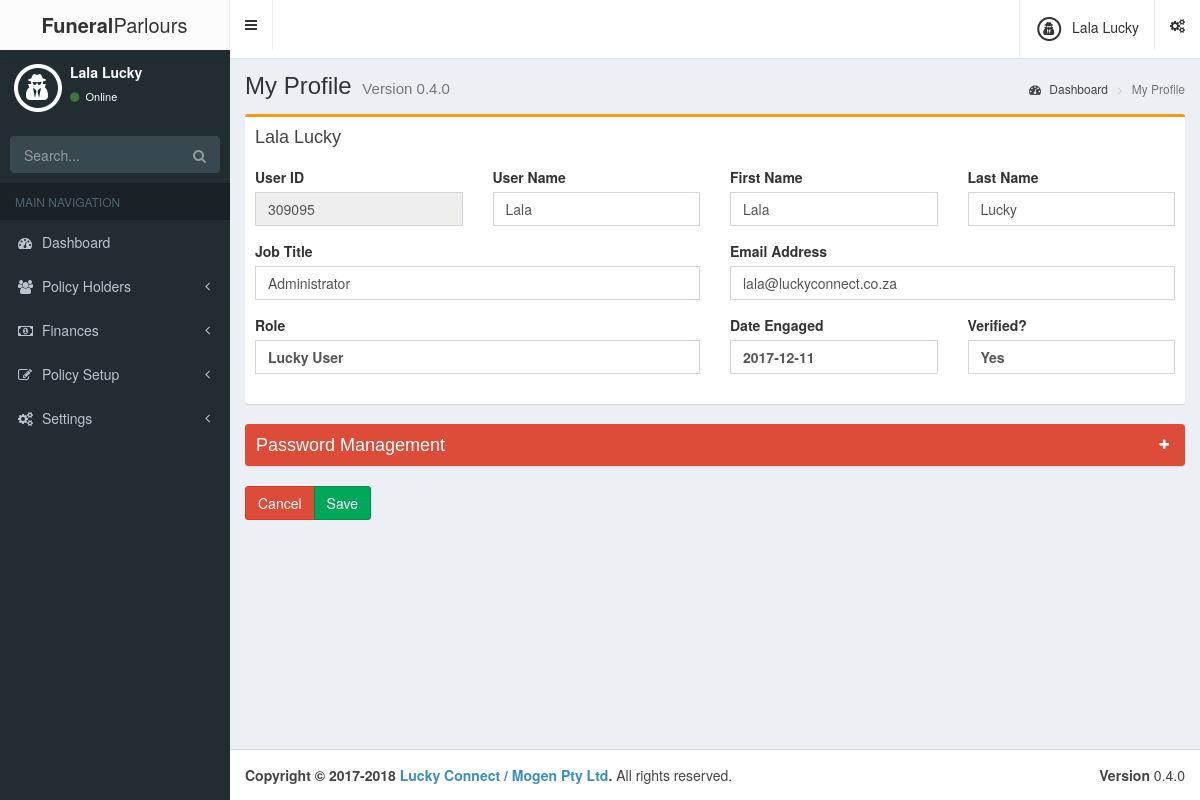
Screenshot of /myprofile/index.php (signed in) with the database file from the repository.
### tables this page shows
CREATE TABLE IF NOT EXISTS `tblusers` (
  `id` int(10) NOT NULL,
  `username` varchar(255) NOT NULL,
  `password` varchar(1000) NOT NULL,
  `FirstName` varchar(255) NOT NULL,
  `LastName` varchar(255) NOT NULL,
  `JobTitle` varchar(255) NOT NULL,
  `RoleId` int(11) NOT NULL DEFAULT '1',
  `DateEngaged` date NOT NULL,
  `email` varchar(255) NOT NULL,
  `verified` bit(1) NOT NULL DEFAULT b'0'
);

CREATE TABLE IF NOT EXISTS `refroles` (
  `RoleId` int(11) NOT NULL,
  `RoleName` varchar(255) NOT NULL,
  `Priority` int(11) NOT NULL,
  `IsActive` bit(1) NOT NULL DEFAULT b'0',
  `ActiveFrom` datetime DEFAULT NULL,
  `ActiveTo` datetime DEFAULT NULL,
  `CreatedBy` int(11) DEFAULT NULL,
  `CreatedDate` datetime DEFAULT CURRENT_TIMESTAMP,
  `ModifiedBy` int(11) DEFAULT NULL,
  `ModifiedDate` datetime DEFAULT NULL,
  `DeletedBy` int(11) DEFAULT NULL,
  `DeletedDate` datetime DEFAULT NULL
);

### classes/classes.php (called while the page is built, shortened)
<?php
spl_autoload_register(function ($className) {
    $className = strtolower($className);
    $path = "../classes/{$className}.php";
});

### inc/dbconfig.inc.php (called while the page is built)
<?php
$host = "localhost";
$username = "luckymogen_fpms";
$password = "Ve18kHe6%AaI";
$db_name = "luckymogen_fpms";
$tbl_prefix = "";
$tbl_members = $tbl_prefix."tblusers";
$tbl_attempts = $tbl_prefix."tblloginattempts";
?>

### classes/dbconn.php (called while the page is built, shortened)
<?php
class DbConn
{
    public function __construct()
    {
        require '../inc/dbconfig.inc.php';
        try {
			$this->conn = new PDO('mysql:host=' . $host . ';dbname=' . $db_name . ';charset=utf8', $username, $password);
		} catch (\Exception $e) {
			die('Database connection error');
		}
    }
}

### inc/sessions.php (called while the page is built, shortened)
<?php
include_once "systeminfo.inc.php";
$userId = $_SESSION['UserId'];
?>

### myprofile/index.php (the view, shortened to what this page needs)
<?php
require_once "../inc/header.inc.php";
require '../classes/classes.php';
try {
    $db = new DbConn;
    $mode = "edit";
    $qry = "SELECT U.*, R.RoleName FROM tblusers U LEFT JOIN refroles R ON R.RoleId = U.RoleId WHERE U.id = :userId";
    $stmt = $db->conn->prepare($qry);
    $stmt->bindParam(":userId", $userId);
    $stmt->execute();
    $user = $stmt->fetch();
    $pageName = $user["FirstName"] .' '. $user["LastName"];
    $userId = $user["id"];
    $userName = $user["username"];
    $firstName = $user["FirstName"];
    $lastName = $user["LastName"];
    $jobTitle = $user["JobTitle"];
    $emailAddress = $user["email"];
    $userRole = $user["RoleName"];
    $engagedDate = $user["DateEngaged"];
    $verified = $user["verified"];
?>
<form action="save.php" method="post" role="form">
    <div class="row">
        <div class="col-xs-12">
            <div class="box box-warning">
                <div class="box-header">
                    <h3 class="box-title">
                        <?php echo $pageName ?>
                    </h3>
                </div>
                <div class="box-body">
                    <div class="row">
                        <div class="form-group col-md-3 col-sm-6 col-xs-12">
                            <label for="userId">User ID</label>
                            <input disabled type="text" value="<?php echo $userId ?>" class="form-control" placeholder="Auto Generate">
                        </div>
                        <div class="form-group col-md-3 col-sm-6 col-xs-12">
                            <label for="userName">User Name</label>
                            <input<?php echo ($mode =="view" ? " disabled" : "") ?> id="username" name="username" class="form-control" value="<?php echo $userName ?>" type="text" placeholder="User Name">
                        </div>
                        <div class="form-group col-md-3 col-sm-6 col-xs-12">
                            <label for="firstName">First Name</label>
                            <input<?php echo ($mode =="view" ? " disabled" : "") ?> id="firstName" name="firstName" value="<?php echo $firstName ?>" class="form-control" type="text" placeholder="First Name">
                        </div>
                        <div class="form-group col-md-3 col-sm-6 col-xs-12">
                            <label for="lastName">Last Name</label>
                            <input<?php echo ($mode =="view" ? " disabled" : "") ?> id="lastName" name="lastName" value="<?php echo $lastName ?>" class="form-control" type="text" placeholder="Last Name">
                        </div>
                    </div>
                    <div class="row">
                        <div class="form-group col-sm-6 col-xs-12">
                            <label for="jobTitle">Job Title</label>
                            <input<?php echo ($mode =="view" ? " disabled" : "") ?> id="jobTitle" name="jobTitle" value="<?php echo $jobTitle ?>" class="form-control" type="text" placeholder="Job Title">
                        </div>
                        <div class="form-group col-sm-6 col-xs-12">
                            <label for="emailAddress">Email Address</label>
                            <input<?php echo ($mode =="view" ? " disabled" : "") ?> id="emailAddress" name="emailAddress" value="<?php echo $emailAddress ?>" class="form-control" type="text" placeholder="Email Address">
                        </div>
                    </div>
                    <div class="row">
                        <div class="form-group col-sm-6 col-xs-12">
                            <label for="role">Role</label>
                            <label id="role" name="role" class="form-control"><?php echo $userRole ?></label>
                        </div>
                        <div class="form-group col-sm-3 col-xs-12">
                            <label for="engagedDate">Date Engaged</label>
                            <label id="engagedDate" name="engagedDate" class="form-control"><?php echo $engagedDate ?></label>
                        </div>
                        <div class="form-group col-sm-3 col-xs-12">
                            <label for="verified">Verified?</label>
                            <label id="verified" name="verified" class="form-control"><?php echo ($verified == 1 ? "Yes" : "No") ?></label>
                        </div>
                    </div>
                </div>
            </div>
            <div class="box box-danger box-solid collapsed-box">
                <div class="box-header with-border">
                    <h3 class="box-title">Password Management</h3>
                    <div class="box-tools pull-right">
                        <button type="button" class="btn btn-box-tool" data-widget="collapse">
                            <i class="fa fa-plus"></i>
                        </button>
                    </div>
                </div>
            </div>
        </div>
        <div class="form-group col-xs-12">
            <div class="btn-group">
                <a href="users.php" class="btn btn-danger">Cancel</a>
                <button type="submit" class="btn btn-success">Save</button>
            </div>
        </div>
    </div>
</form>
<?php
} catch (PDOException $e) {
    $err = "Error: " . $e->getMessage();
}
require_once "../inc/footer.inc.php" ?>

### rows the page displays
tblusers: pageName "Lala Lucky", id "309095", username "Lala", firstName "Lala", lastName "Lucky", jobTitle "Administrator", emailAddress "lala@luckyconnect.co.za", RoleId.RoleName "Lucky User", DateEngaged "2017-12-11"

### other values shown
$userFullName "Lala Lucky"
$_SESSION['fullName'] "Lala Lucky"
$pageName "My Profile"
$sysVersion "0.4.0"
$sysDeveloperName "Lucky Connect / Mogen Pty Ltd"
